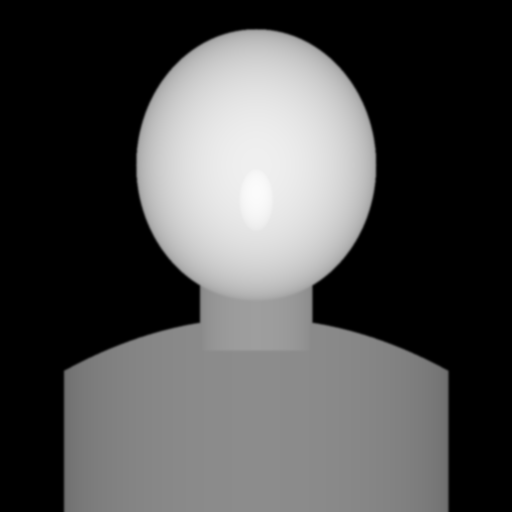
#> input picture _tools/rig_depth.png, 1024 x 1024 px (shown at 1/2 size)
$ python -i cutcells.py   (imports and definitions only)
#> lines starting #> are read from the running program, lines starting #| are printed output that depends on the picture; after the words box and inside, x2 and y2 are one past the last pixel; in counts of white or black regions, pixels touching at a corner belong together
#> further down, picture is the input picture: PIL image 1024x1024 L; min 0, max 251, mean 77.3
"""Cut generated 1024 busts down to 512 face cells with a real alpha channel.

Face cells are cutouts - the stock and TNG atlas cells run 50-61% opaque - and
SDXL cannot emit an alpha channel, so the matte has to be recovered afterwards.

WHY MATTING AND NOT A CHROMA KEY. The original plan was to generate on flat
magenta and flood-fill inward from the border. Two measured failures killed that:

  1. A colour named in the prompt is a colour SDXL paints the SUBJECT with. Asking
     for a magenta background returned a magenta face.
  2. Backgrounds are not reliably flat and cannot be made so from the prompt.
     "comic book illustration" pulls in comic COVER conventions, and even with
     radial-burst/halo/interior negatives in place the measured border variance was
     still 29-57 - bursts merely became gradients and bridge sets. A flood fill
     needs a flat border; it was never going to get one.

So the background is matted out instead, which means the generator no longer has
to fight for a flat background at all - facegen.py's BG phrase is now cosmetic.

u2net does the matting. The weights are already on this machine at ~/.u2net/
(167MB, from a previous rembg install) and onnxruntime is already in the comfyui
env, so this needs no download and no new package. onnxruntime offers CUDA here;
it falls back to CPU, which costs about a second a cell.

The rig is used as a SANITY CHECK, not as the matte: every bust is generated
against the same depth rig, so a matte that misses the rig's core region or
sprawls far outside it means the cell is bad and should be re-rolled. Using the
rig silhouette AS the matte would clip hair, which routinely extends well past
the skull - measured at ~9% of the silhouette across the existing 190 cells.
"""
import argparse
import glob
import os

import cv2
import numpy as np
import onnxruntime as ort
from PIL import Image, ImageFilter

HERE = os.path.dirname(os.path.abspath(__file__))
U2NET = os.path.expanduser("~/.u2net/u2net.onnx")
MEAN = np.array([0.485, 0.456, 0.406], np.float32)
STD = np.array([0.229, 0.224, 0.225], np.float32)

_session = None


# [31 lines left out: functions session, matte, not called in this run]


def flat_bg_matte(img, tol=40, feather=0.8):
    """Matte a panel whose background is a single flat colour.

    The opposite case to the SDXL cells. A generated cast panel has a deliberately
    flat coloured square behind the bust, and u2net treats that square as part of
    the subject - measured across 77 panels: coverage 1.00, spill 0.33, i.e. it kept
    everything including the background. A colour key is right here, and it is right
    for the reason it was WRONG for SDXL: this background really is flat.

    Flood-filled inward from the corners rather than keyed globally, so a colour that
    also appears on the subject (a red tunic on a red panel) is not punched out of
    the middle of it. Tolerance has to be generous - these arrive as JPEG, and the
    ringing around the hard outlines pushes background pixels well off the flat
    value; at tol=34 the fill stopped short and left a speckled halo.
    """
#> called with tol = 40, feather = 0.8
    a = np.asarray(img.convert("RGB"), np.uint8)
    h, w = a.shape[:2]
#> h = 1024; w = 1024
    flood = a.copy()
    mask = np.zeros((h + 2, w + 2), np.uint8)
    lo = (tol,) * 3
    up = (tol,) * 3
    # FIXED_RANGE compares every candidate against the SEED colour. Without it
    # OpenCV compares against the NEIGHBOUR, so the fill walks across the gradual
    # shading of a face and swallows the whole panel - measured: 100% transparent.
    flags = (4 | cv2.FLOODFILL_MASK_ONLY | cv2.FLOODFILL_FIXED_RANGE | (255 << 8))
    # CORNERS ONLY. Seeding the edge midpoints as well flooded the whole panel:
    # in a tight headshot the middle of the top edge is hair, not background.
    for sx, sy in ((0, 0), (w - 1, 0), (0, h - 1), (w - 1, h - 1)):
        cv2.floodFill(flood, mask, (int(sx), int(sy)), 0, lo, up, flags)
    bg = mask[1:-1, 1:-1] > 0
    # Close pinholes the fill left inside the background (JPEG speckle).
    bg = cv2.morphologyEx(bg.astype(np.uint8), cv2.MORPH_CLOSE,
                          np.ones((5, 5), np.uint8)) > 0
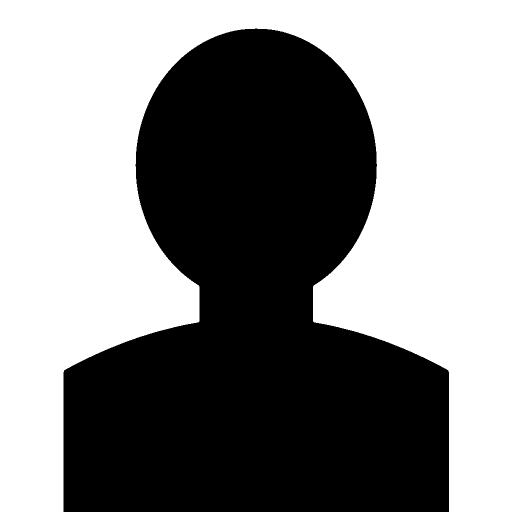
#> bg: shape (1024, 1024) bool (shown at 1/2 size); 53.3% white; 1 black region, box (x1, y1, x2, y2) and area: (127, 57, 898, 1024) 489823
    alpha = Image.fromarray(((~bg) * 255).astype(np.uint8), "L")
    return alpha.filter(ImageFilter.GaussianBlur(feather)) if feather else alpha
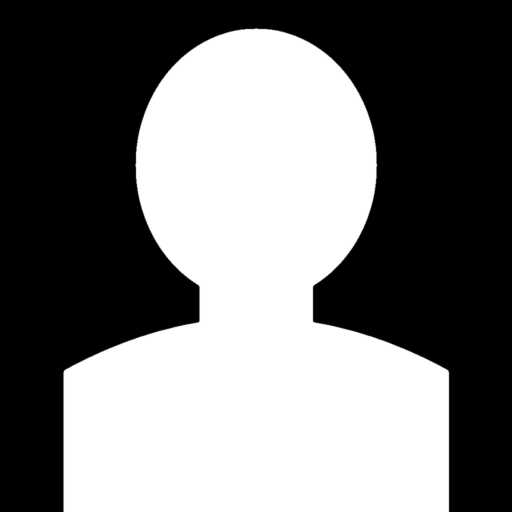
#> returned value: PIL image 1024x1024 L (shown at 1/2 size); min 0, max 255, mean 119.1


# [32 lines left out: functions clean, rig_check, not called in this run]


def _opaque(alpha):
    return float((np.asarray(alpha, np.float32) / 255.0 > 0.5).mean())


# [110 lines left out: functions _corners_opaque, panel_bg_color, cut, main, not called in this run]


# [2 lines not run here, left out]

>>> from PIL import Image
>>> picture = Image.open('rig_depth.png')
>>> result = flat_bg_matte(picture)
